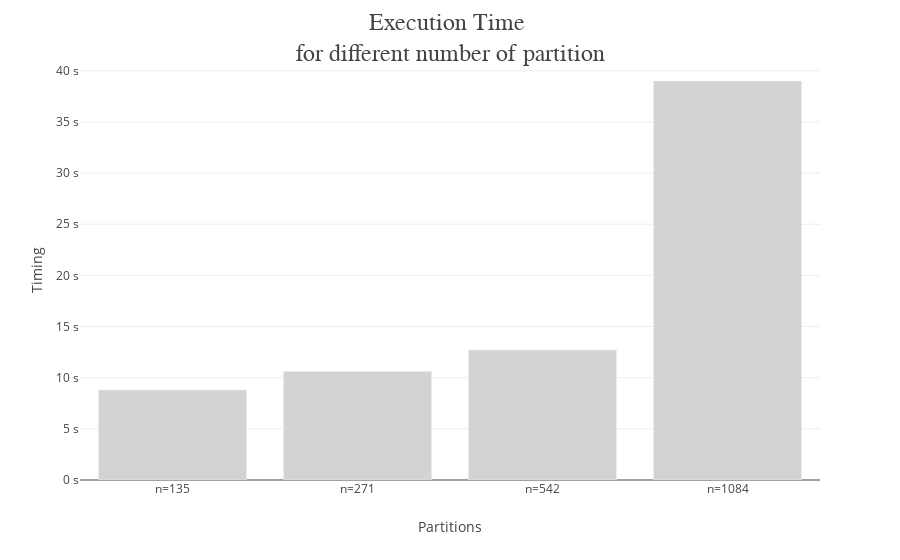

The cell this chart's notebook holds for it:
### Code cell
fig = px.bar(df,
             x="Partitions",
             y="Timing",)
fig.update_traces(marker={"color":"lightgrey"})\
   .update_layout(title="Execution Time <br>for different number of partition",
                  title_x=0.5,
                  yaxis_ticksuffix = ' s',
                  template=large_rockwell_template)
fig.show()

### Figure 1 — Plotly figure (JSON) as saved in the notebook; plotly's stock layout.template omitted (floating-point values rounded to 4 significant figures)
{"data": [{"alignmentgroup": "True", "hovertemplate": "Partitions=%{x}<br>Timing=%{y}<extra></extra>", "legendgroup": "", "marker": {"color": "lightgrey"}, "name": "", "offsetgroup": "", "orientation": "v", "showlegend": false, "textposition": "auto", "type": "bar", "x": ["n=135", "n=271", "n=542", "n=1084"], "xaxis": "x", "y": [8.79, 10.6, 12.7, 39], "yaxis": "y"}], "layout": {"autosize": true, "barmode": "relative", "legend": {"tracegroupgap": 0}, "margin": {"t": 60}, "title": {"text": "Execution Time <br>for different number of partition", "x": 0.5}, "xaxis": {"anchor": "y", "autorange": true, "domain": [0, 1], "range": [-0.5, 3.5], "title": {"text": "Partitions"}, "type": "category"}, "yaxis": {"anchor": "x", "autorange": true, "domain": [0, 1], "range": [0, 41.05], "ticksuffix": " s", "title": {"text": "Timing"}, "type": "linear"}}}
